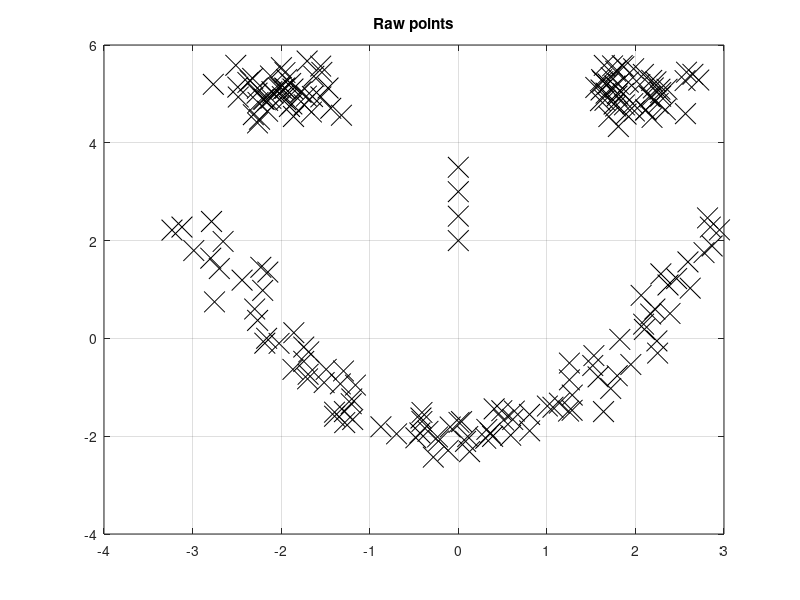
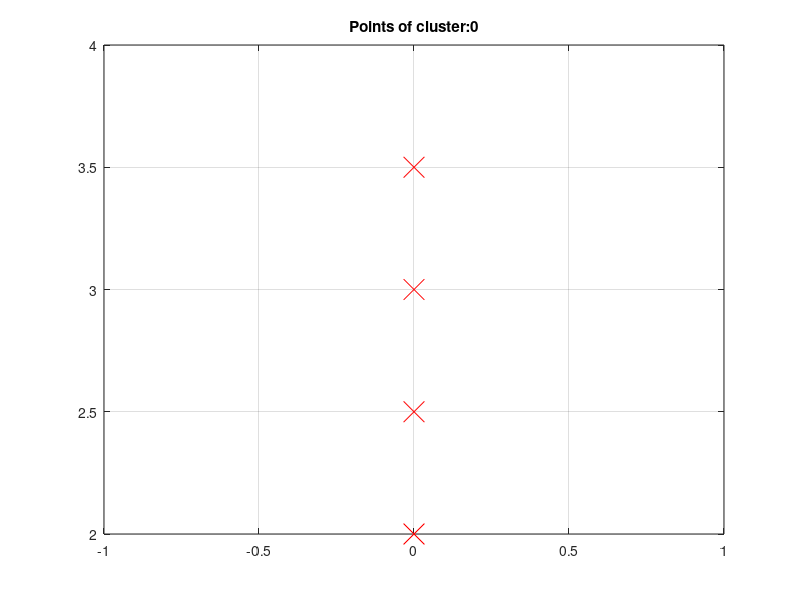
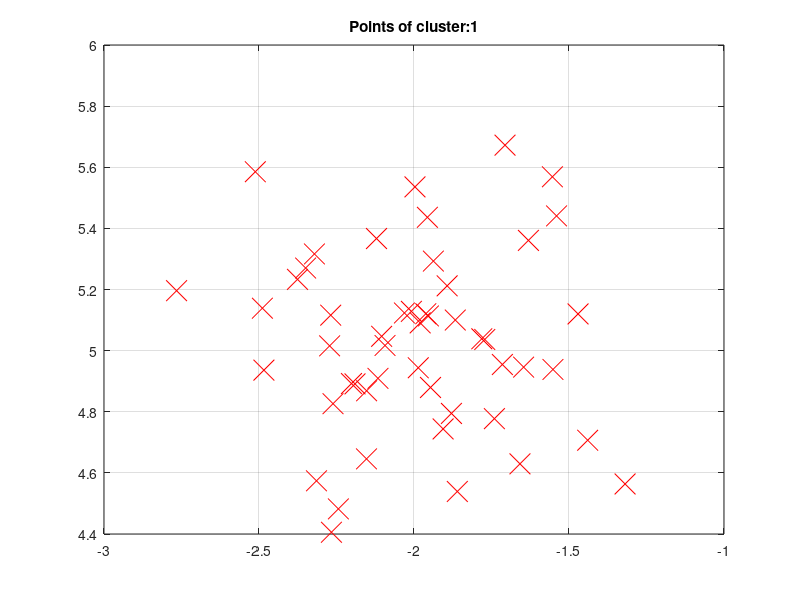
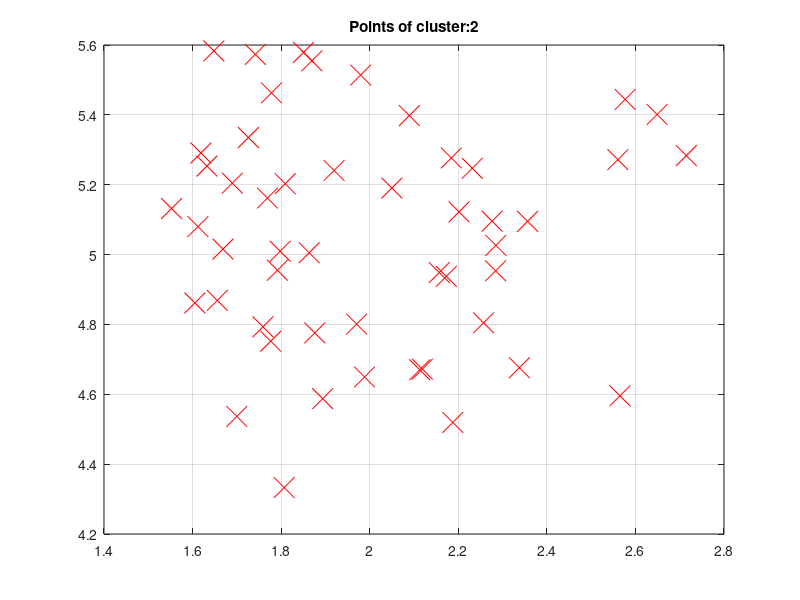

MATLAB code to generate these figures, in order:
##
## Originally based on ChatGPT code creation
##

# Sample points
points = [ 1.0,  1.1;
           1.2,  1.3;
           0.9,  0.8;
          10.0, 10.1;
          10.2, 10.3;
           9.9,  9.8;
           5.0,  5.1];

# The DBSCAN parameter
eps = 1.5;
minPts = 3;

fig_no = 0;

function [clusterIds, visited] = expand_cluster(points, clusterIds, pointIdx, neighbors, clusterId, eps, minPts, visited)
    clusterIds(pointIdx) = clusterId;
    seeds = neighbors;

    idx = 1;
    while idx <= length(seeds)
        currentP = seeds(idx);
        if ~visited(currentP)
            visited(currentP) = 1;
            result = region_query(points, points(currentP, :), eps);
            if length(result) >= minPts
                #printf("Found core point with idx: %d x: %.2f y: %.2f\n", currentP, points(currentP,1), points(currentP,2));
                seeds = [seeds; result];       # Add new neighbors to list
            end
        end
        if clusterIds(currentP) == -1
            clusterIds(currentP) = clusterId;  # Set to cluster if not yet explored
        end
        idx += 1;
    end
end

function neighbors = region_query(points, p, eps)
    numPoints = size(points, 1);
    neighbors = [];
    for i = 1:numPoints
        if distance_man(points(i, :), p) <= eps  # Euclidean or Manhattan distance
            neighbors = [neighbors; i];
        end
    end
end

function d = distance(a, b)
    d = sqrt((a(1) - b(1))^2 + (a(2) - b(2))^2);  # Euclidean distance
end

function d = distance_man(a, b)
    d = abs(a(1) - b(1)) + abs(a(2) - b(2));      # Manhattan distance
end

function clusterIds = dbscan_fct(points, eps, minPts)
    clusterId = 0;
    numPoints = size(points, 1);
    clusterIds = -ones(numPoints, 1);  # -1 meeans unexplored, 0 means noice, 1.. means clusterID
    visited = zeros(numPoints, 1);     # 0 means not yet visited, 1 means already visited

    for i = 1:numPoints
        if ~visited(i)
            visited(i) = 1;
            neighbors = region_query(points, points(i, :), eps);
            if length(neighbors) < minPts
                clusterIds(i) = 0;  # Mark as noice
            else
                clusterId += 1;
                [clusterIds, visited] = expand_cluster(points, clusterIds, i, neighbors, clusterId, eps, minPts, visited);
            end
        end
    end

#    for i = 1:numPoints
#        fprintf('Point (%.2f, %.2f) - Cluster ID: %d Visited: %d\n', points(i, 1), points(i, 2),
#                clusterIds(i), visited(i));
#    end
end

points = dlmread("./smile_face.csv", ";");
eps = 2;
minPts = 5;

figure(++fig_no);
plot(points(:,1), points(:,2), "kx", "markersize", 15);
grid on;
title("Raw points");

# Run DBSCAN algorithm
clusterIds = dbscan_fct(points, eps, minPts);

# Show detailed results
for i = 0:max(clusterIds)
    c = find(clusterIds==i);

    printf("Points in cluster %d\n", i);
    pts = points(c,:);
    display(pts);

    figure(++fig_no);
    plot(pts(:,1), pts(:,2), "rx", "markersize", 15);
    grid on;
    title(strcat("Points of cluster:", num2str(i)));
end
